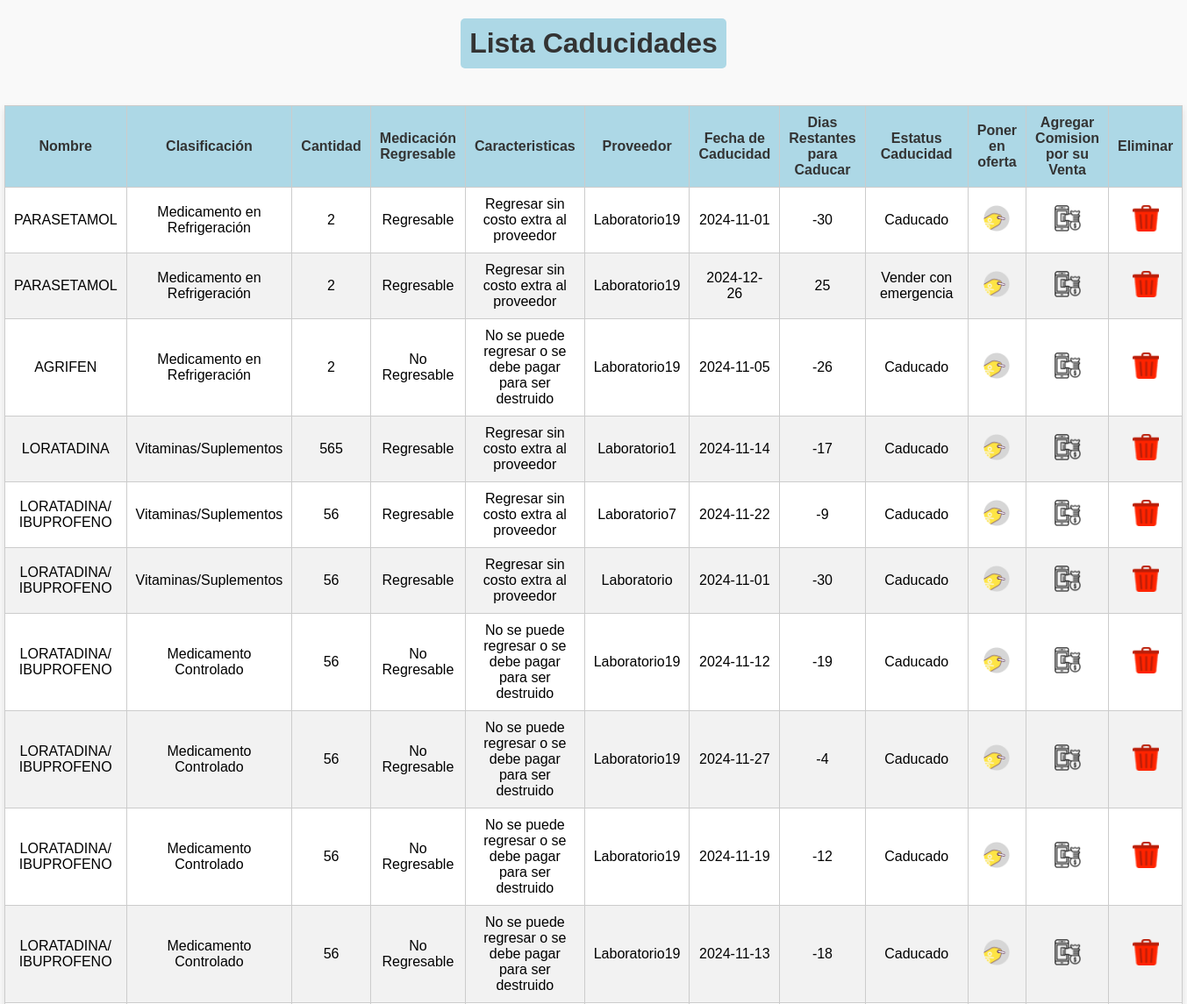
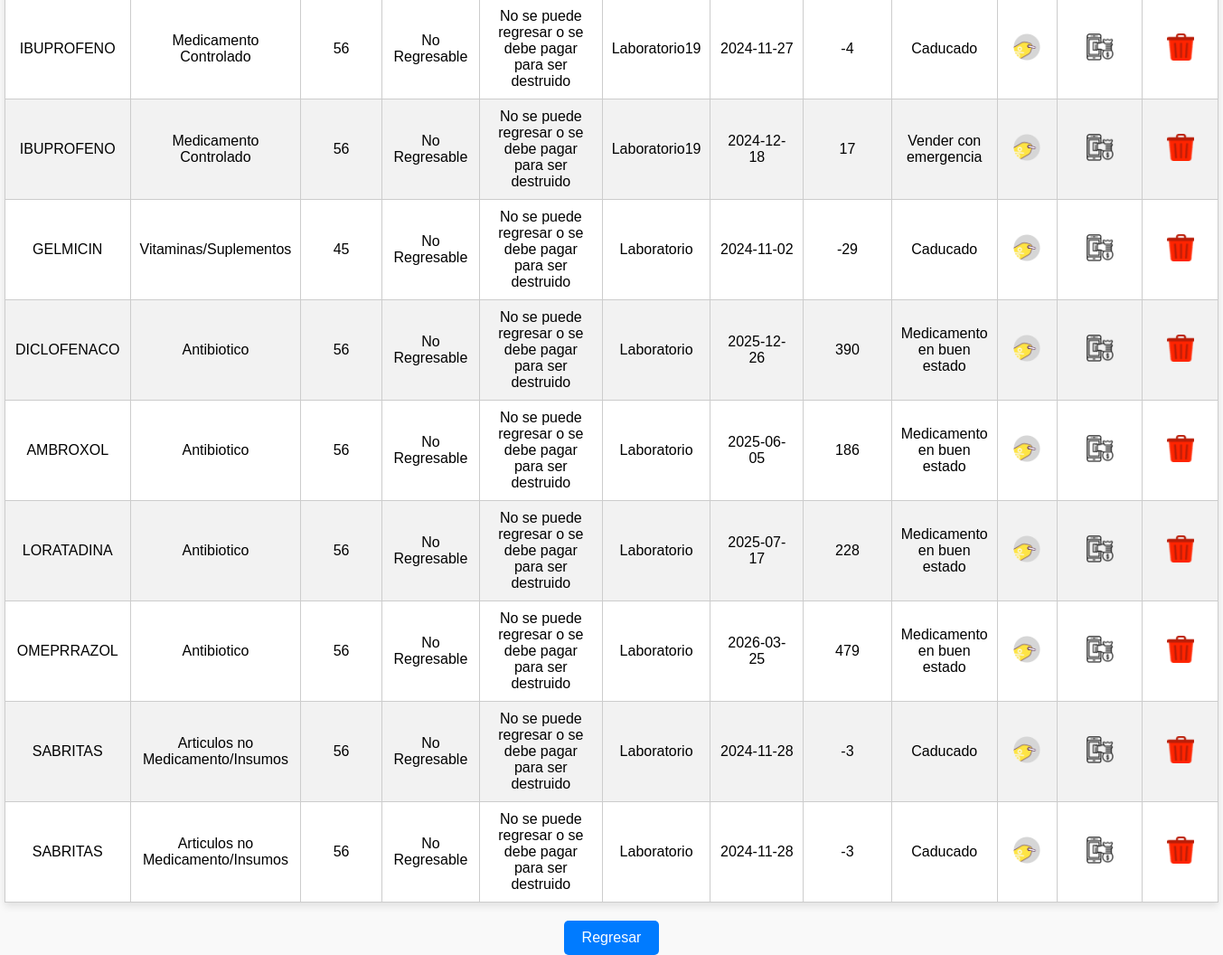
The page /src/ChecarCaducidades.php on the database its author committed (2 pictures, top to bottom).
### tables this page shows
CREATE TABLE `Medicamento` (
  `idMedicamento` int NOT NULL,
  `Nombre` varchar(100) NOT NULL,
  `idClasificacion` int DEFAULT NULL,
  `Cantidad` int DEFAULT NULL,
  `PrecioCompra` decimal(10,2) NOT NULL,
  `PrecioVenta` decimal(10,2) NOT NULL,
  `idEliminacion` int DEFAULT NULL,
  `idProveedor` int DEFAULT NULL,
  `Descripcion` varchar(600) DEFAULT NULL,
  `Estatus` enum('Disponible','Vendido','Caducado','Eliminado') NOT NULL,
  `idSucursal` int DEFAULT NULL,
  `fechaCaducidad` date DEFAULT NULL,
  `DiasRestantes` int DEFAULT NULL,
  `EstadoCaducidad` varchar(50) DEFAULT NULL
);

CREATE TABLE `ClasificacionM` (
  `idClasificacion` int NOT NULL,
  `Tipo` enum('Antibiotico','Medicamento en Refrigeración','Vitaminas/Suplementos','Medicamento Controlado','Medicamento de Libre Venta','Articulos no Medicamento/Insumos') NOT NULL
);

CREATE TABLE `EliminacionMedicamento` (
  `idEliminacion` int NOT NULL,
  `MedRegresable` varchar(100) DEFAULT NULL,
  `Detalle` varchar(500) DEFAULT NULL
);

CREATE TABLE `Proveedores` (
  `idProveedor` int NOT NULL,
  `Nombre` varchar(100) NOT NULL,
  `Telefono` varchar(15) DEFAULT NULL,
  `Direccion` varchar(250) DEFAULT NULL,
  `estatus` enum('Activo','Inactivo') NOT NULL DEFAULT 'Activo'
);

### src/ChecarCaducidades.php (the view, shortened to what this page needs)
<?php
$host = 'db';
$dbname = 'FARMACIA';
$username = 'user';
$password = 'user_password';
try {
    $pdo = new PDO("mysql:host=$host;dbname=$dbname;charset=utf8", $username, $password);
    $pdo->setAttribute(PDO::ATTR_ERRMODE, PDO::ERRMODE_EXCEPTION);
} catch (PDOException $e) {
    die("Error en la conexión: " . $e->getMessage());
}
function obtenerMedicamentos($pdo) {
    $query = "
        SELECT
            M.idMedicamento, M.Nombre, C.Tipo AS Clasificacion, M.Cantidad,
            E.MedRegresable,E.Detalle, P.Nombre AS Proveedor, M.fechaCaducidad,M.DiasRestantes,M.EstadoCaducidad
        FROM Medicamento M
        JOIN ClasificacionM C ON M.idClasificacion = C.idClasificacion
        JOIN EliminacionMedicamento E ON M.idEliminacion = E.idEliminacion
        JOIN Proveedores P ON M.idProveedor = P.idProveedor
         WHERE M.Estatus IN ('Disponible', 'Caducado')";
        $stmt = $pdo->prepare($query);
        $stmt->execute();
        return $stmt->fetchAll(PDO::FETCH_ASSOC);
}
$medicamentos = obtenerMedicamentos($pdo);
?>
<!DOCTYPE html>
<html lang="es">
<head>
    <link rel="stylesheet" type="text/css" href="styleListas.css">
</head>
<body>
<h1>Lista Caducidades</h1>
<table border="1">
    <thead>
        <tr>
            <th>Nombre</th>
            <th>Clasificación</th>
            <th>Cantidad</th>
            <th>Medicación Regresable</th>
            <th>Caracteristicas</th>
            <th>Proveedor</th>
            <th>Fecha de Caducidad</th>
            <th>Dias Restantes para Caducar</th>
            <th>Estatus Caducidad</th>
            <th>Poner en oferta</th>
            <th>Agregar Comision por su Venta</th>
            <th>Eliminar</th>
        </tr>
    </thead>
    <tbody>
        <?php foreach ($medicamentos as $medicamento): ?>
            <tr>
                <td><?php echo htmlspecialchars($medicamento['Nombre']); ?></td>
                <td><?php echo htmlspecialchars($medicamento['Clasificacion']); ?></td>
                <td><?php echo htmlspecialchars($medicamento['Cantidad']); ?></td>
                <td><?php echo htmlspecialchars($medicamento['MedRegresable']); ?></td>
                <td><?php echo htmlspecialchars($medicamento['Detalle']); ?></td>
                <td><?php echo htmlspecialchars($medicamento['Proveedor']); ?></td>
                <td><?php echo htmlspecialchars($medicamento['fechaCaducidad']); ?></td>
                <td><?php echo htmlspecialchars($medicamento['DiasRestantes']); ?></td>
                <td><?php echo htmlspecialchars($medicamento['EstadoCaducidad']); ?></td>
                <span>
                <td>
                <span>
                     <a href="AgregarOferta.php?id=<?php echo htmlspecialchars($medicamento['idMedicamento']); ?>">
                        <img src="imagenes/Ofer.png" alt="Editar">
                    </a>
                </span></td>
                <td>
                  <a href="AgregarComicion.php?id=<?php echo htmlspecialchars($medicamento['idMedicamento']); ?>">
                     <img src="imagenes/Comicion.png" alt="Editar">
                 </a>
                </span></td>
                <td>
                <span>
                    <a href="eliminar_caducidad.php?id=<?php echo htmlspecialchars($medicamento['idMedicamento']); ?>" onclick="return confirm('¿Estás seguro de que deseas eliminar este medicamento?');">
                        <img src="imagenes/Eliminar.png" alt="Eliminar">
                    </a>
                </span></td>
            </tr>
        <?php endforeach; ?>
    </tbody>
</table>
    <button onclick="window.location.href='pagina_admin.html';">
        Regresar
    </button>
</body>
</html>

### src/styleListas.css (style rules this page uses)
h1 { text-align: center; background-color: #add8e6; padding: 10px; border-radius: 5px; font-family: Arial, sans-serif; color: #333; }
body { font-family: Arial, sans-serif; background-color: #f9f9f9; margin: 0; padding: 0; display: flex; flex-direction: column; align-items: center; }
table { border-collapse: collapse; width: 90%; margin: 20px auto; background-color: #fff; box-shadow: 0 4px 8px rgba(0, 0, 0, 0.1); text-align: center; }
th, td { border: 1px solid #ccc; padding: 10px; }
th { background-color: #add8e6; color: #333; font-weight: bold; }
tr:nth-child(even) { background-color: #f2f2f2; }
a img { width: 30px; height: 30px; }
button { background-color: #007bff; color: white; padding: 10px 20px; border: none; border-radius: 5px; cursor: pointer; font-size: 16px; }
span { display: inline-flex; gap: 25px; }

### rows shown on the page
medicamento: Nombre "PARASETAMOL", idClasificacion.Tipo "Medicamento en Refrigeración", Cantidad "2", idEliminacion.MedRegresable "Regresable", idEliminacion.Detalle "Regresar sin costo extra al proveedor", idProveedor.Nombre "Laboratorio19", fechaCaducidad "2024-11-01", DiasRestantes "-30", EstadoCaducidad "Caducado"
medicamento: Nombre "PARASETAMOL", idClasificacion.Tipo "Medicamento en Refrigeración", Cantidad "2", idEliminacion.MedRegresable "Regresable", idEliminacion.Detalle "Regresar sin costo extra al proveedor", idProveedor.Nombre "Laboratorio19", fechaCaducidad "2024-12-26", DiasRestantes "25", EstadoCaducidad "Vender con emergencia"
medicamento: Nombre "AGRIFEN", idClasificacion.Tipo "Medicamento en Refrigeración", Cantidad "2", idEliminacion.MedRegresable "No Regresable", idEliminacion.Detalle "No se puede regresar o se debe pagar para ser destruido", idProveedor.Nombre "Laboratorio19", fechaCaducidad "2024-11-05", DiasRestantes "-26", EstadoCaducidad "Caducado"
medicamento: Nombre "LORATADINA", idClasificacion.Tipo "Vitaminas/Suplementos", Cantidad "565", idEliminacion.MedRegresable "Regresable", idEliminacion.Detalle "Regresar sin costo extra al proveedor", idProveedor.Nombre "Laboratorio1", fechaCaducidad "2024-11-14", DiasRestantes "-17", EstadoCaducidad "Caducado"
medicamento: Nombre "LORATADINA/ IBUPROFENO", idClasificacion.Tipo "Vitaminas/Suplementos", Cantidad "56", idEliminacion.MedRegresable "Regresable", idEliminacion.Detalle "Regresar sin costo extra al proveedor", idProveedor.Nombre "Laboratorio7", fechaCaducidad "2024-11-22", DiasRestantes "-9", EstadoCaducidad "Caducado"
medicamento: Nombre "LORATADINA/ IBUPROFENO", idClasificacion.Tipo "Vitaminas/Suplementos", Cantidad "56", idEliminacion.MedRegresable "Regresable", idEliminacion.Detalle "Regresar sin costo extra al proveedor", idProveedor.Nombre "Laboratorio", fechaCaducidad "2024-11-01", DiasRestantes "-30", EstadoCaducidad "Caducado"
medicamento: Nombre "LORATADINA/ IBUPROFENO", idClasificacion.Tipo "Medicamento Controlado", Cantidad "56", idEliminacion.MedRegresable "No Regresable", idEliminacion.Detalle "No se puede regresar o se debe pagar para ser destruido", idProveedor.Nombre "Laboratorio19", fechaCaducidad "2024-11-12", DiasRestantes "-19", EstadoCaducidad "Caducado"
medicamento: Nombre "LORATADINA/ IBUPROFENO", idClasificacion.Tipo "Medicamento Controlado", Cantidad "56", idEliminacion.MedRegresable "No Regresable", idEliminacion.Detalle "No se puede regresar o se debe pagar para ser destruido", idProveedor.Nombre "Laboratorio19", fechaCaducidad "2024-11-27", DiasRestantes "-4", EstadoCaducidad "Caducado"
medicamento: Nombre "LORATADINA/ IBUPROFENO", idClasificacion.Tipo "Medicamento Controlado", Cantidad "56", idEliminacion.MedRegresable "No Regresable", idEliminacion.Detalle "No se puede regresar o se debe pagar para ser destruido", idProveedor.Nombre "Laboratorio19", fechaCaducidad "2024-11-19", DiasRestantes "-12", EstadoCaducidad "Caducado"
medicamento: Nombre "LORATADINA/ IBUPROFENO", idClasificacion.Tipo "Medicamento Controlado", Cantidad "56", idEliminacion.MedRegresable "No Regresable", idEliminacion.Detalle "No se puede regresar o se debe pagar para ser destruido", idProveedor.Nombre "Laboratorio19", fechaCaducidad "2024-11-13", DiasRestantes "-18", EstadoCaducidad "Caducado"
medicamento: Nombre "IBUPROFENO", idClasificacion.Tipo "Medicamento Controlado", Cantidad "56", idEliminacion.MedRegresable "No Regresable", idEliminacion.Detalle "No se puede regresar o se debe pagar para ser destruido", idProveedor.Nombre "Laboratorio19", fechaCaducidad "2024-11-27", DiasRestantes "-4", EstadoCaducidad "Caducado"
medicamento: Nombre "IBUPROFENO", idClasificacion.Tipo "Medicamento Controlado", Cantidad "56", idEliminacion.MedRegresable "No Regresable", idEliminacion.Detalle "No se puede regresar o se debe pagar para ser destruido", idProveedor.Nombre "Laboratorio19", fechaCaducidad "2024-12-18", DiasRestantes "17", EstadoCaducidad "Vender con emergencia"
medicamento: Nombre "GELMICIN", idClasificacion.Tipo "Vitaminas/Suplementos", Cantidad "45", idEliminacion.MedRegresable "No Regresable", idEliminacion.Detalle "No se puede regresar o se debe pagar para ser destruido", idProveedor.Nombre "Laboratorio", fechaCaducidad "2024-11-02", DiasRestantes "-29", EstadoCaducidad "Caducado"
medicamento: Nombre "DICLOFENACO", idClasificacion.Tipo "Antibiotico", Cantidad "56", idEliminacion.MedRegresable "No Regresable", idEliminacion.Detalle "No se puede regresar o se debe pagar para ser destruido", idProveedor.Nombre "Laboratorio", fechaCaducidad "2025-12-26", DiasRestantes "390", EstadoCaducidad "Medicamento en buen estado"
medicamento: Nombre "AMBROXOL", idClasificacion.Tipo "Antibiotico", Cantidad "56", idEliminacion.MedRegresable "No Regresable", idEliminacion.Detalle "No se puede regresar o se debe pagar para ser destruido", idProveedor.Nombre "Laboratorio", fechaCaducidad "2025-06-05", DiasRestantes "186", EstadoCaducidad "Medicamento en buen estado"
medicamento: Nombre "LORATADINA", idClasificacion.Tipo "Antibiotico", Cantidad "56", idEliminacion.MedRegresable "No Regresable", idEliminacion.Detalle "No se puede regresar o se debe pagar para ser destruido", idProveedor.Nombre "Laboratorio", fechaCaducidad "2025-07-17", DiasRestantes "228", EstadoCaducidad "Medicamento en buen estado"
medicamento: Nombre "OMEPRRAZOL", idClasificacion.Tipo "Antibiotico", Cantidad "56", idEliminacion.MedRegresable "No Regresable", idEliminacion.Detalle "No se puede regresar o se debe pagar para ser destruido", idProveedor.Nombre "Laboratorio", fechaCaducidad "2026-03-25", DiasRestantes "479", EstadoCaducidad "Medicamento en buen estado"
medicamento: Nombre "SABRITAS", idClasificacion.Tipo "Articulos no Medicamento/Insumos", Cantidad "56", idEliminacion.MedRegresable "No Regresable", idEliminacion.Detalle "No se puede regresar o se debe pagar para ser destruido", idProveedor.Nombre "Laboratorio", fechaCaducidad "2024-11-28", DiasRestantes "-3", EstadoCaducidad "Caducado"
medicamento: Nombre "SABRITAS", idClasificacion.Tipo "Articulos no Medicamento/Insumos", Cantidad "56", idEliminacion.MedRegresable "No Regresable", idEliminacion.Detalle "No se puede regresar o se debe pagar para ser destruido", idProveedor.Nombre "Laboratorio", fechaCaducidad "2024-11-28", DiasRestantes "-3", EstadoCaducidad "Caducado"
